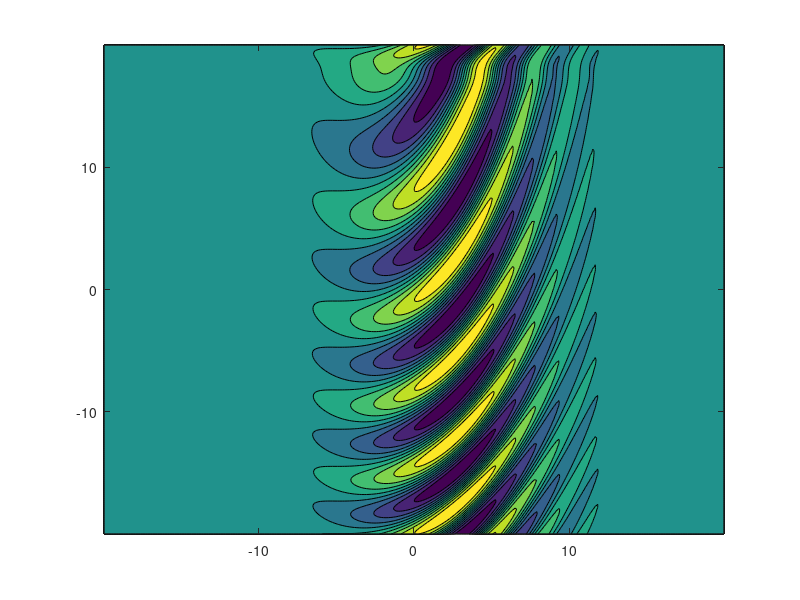

Recreate this plot in MATLAB. (Note: this script raises an error after producing the figure.)
%% Computeing for grating profile
% Takes in the data from compute_3d_arb_beam.m to generate the grating
% profile needed to generate arbitrary beam specified in that script.

% Indices [1]
n_air   = 1;
n_clad  = 1.4555;
n_core  = 1.4608;
n_eff   = 1.4635;
dn_g    = 3e-3;

% Heights of the layers [m]
h_clad  = 15e-6;
h_core  = 5e-6;
sigma   = .5*h_core;

load('3d_gauss.mat');

% init memo allo
z_g     = linspace(-sigma, sigma, 2^7);
n_grat  = zeros([size(EE_grat), length(z_g)]);

for i = 1:length(z_g)
    n_grat(:,:,i) = n_core + (dn_g ...
        + dn_gs.*sin(...
        (2*pi./period + 2*pi*n_eff.*cos(phi))... 
        .*(xx_g + z_g(i)*tan(theta_grat)) ...
        + phase) ) * exp(-(z_g(i)./sigma).^2);
end

%%
figure(10)
for i = 1:1:length(z_g)
    filename = 'animation.gif';
    [~,h] = contourf(1e6*xx_g, 1e6*yy_g, n_grat(:,:,i));
    h.EdgeColor = 'none';
    colorbar;
    axis equal
    % Updating the title
    title(sprintf('Refractive index\n z = %2.4f [um]', 1e6*z_g(i)),...
    'Interpreter','Latex');
    
    % Delay
    pause(0.1)
    % Saving the figure
    frame = getframe(gcf);
    im = frame2im(frame);
    [imind,cm] = rgb2ind(im,256);
    if i == 1
        imwrite(imind,cm,filename,'gif', 'Loopcount',inf,...
        'DelayTime',1);
    else
        imwrite(imind,cm,filename,'gif','WriteMode','append',...
        'DelayTime',1);
    end
end

%%
figure(100)
hold on
for i = 1:2:length(z_g)
%     surf(1e3*xx_g, 1e3*yy_g, n_grat(:,:,i), 'EdgeColor', 'none');
%     contour(1e3*xx_g, 1e3*yy_g, n_grat(:,:,i));
    [~,h] = contourf(1e6*xx_g, 1e6*yy_g, n_grat(:,:,i));
    h.EdgeColor = 'none';
    h.ContourZLevel = 1e6*z_g(i);
    axis equal
end
hold off
colorbar;
view(3);

%%
[xg, zg] = meshgrid(xx_g(1,:), z_g);
temp = zeros(size(xg));

for i = 1:size(xg,1)
    for j = 1:size(xg,2)
        temp(i,j) = n_grat(128,j,i);
    end
end

figure(202)
contourf(1e6*xg, 1e6*zg, temp, 'EdgeColor','none');
axis equal
colorbar;